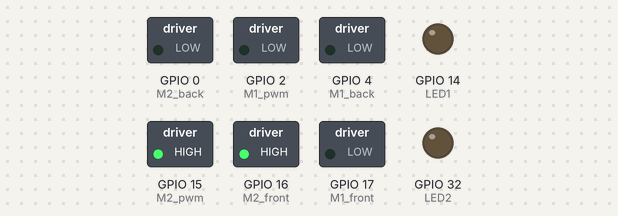
A sketch run on a simulated ESP32. Parts: switched loads named in the sketch (green lamp = pin HIGH), output pins drawn as LEDs (lit = HIGH). Nothing arrives over Bluetooth unless stated; what the sketch prints to the serial monitor is not drawn.

Above: at 0.05 s.
At 5.05 s:
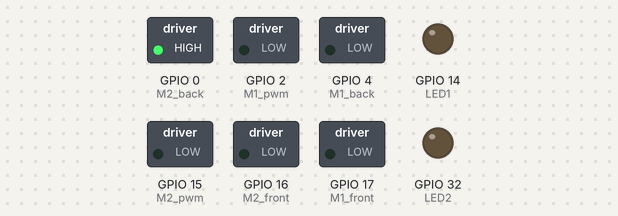
At 8.45 s:
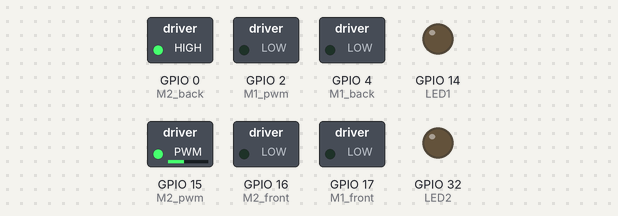
At 16.95 s:
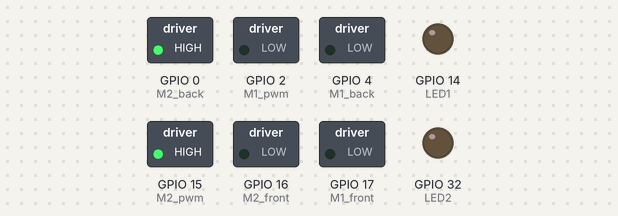
Timing chart, 0 to 22.1 s (numbered marks = the images above):
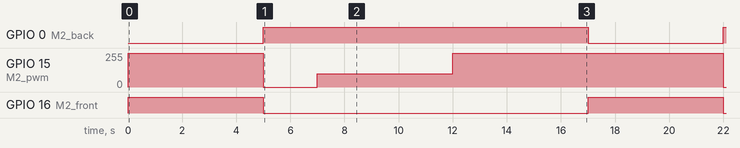

Measured:
- by itself, GPIO 0 (M2_back): alternates HIGH for 12.0 s and LOW for 5.0 s
- by itself, GPIO 15 (M2_pwm): repeats every 17.0 s: 0/255 2.0 s, 100/255 5.0 s, 255/255 10.0 s
- by itself, GPIO 16 (M2_front): alternates HIGH for 5.0 s and LOW for 12.0 s

The sketch:

BL_Car_Motor2_Test.ino.ino
```cpp
#include "BluetoothSerial.h"
BluetoothSerial SerialBT;
int LED1 = 14, LED2 = 32;
int M1_front = 17, M1_back = 4, M1_pwm = 2;
int M2_front = 16, M2_back = 0, M2_pwm = 15;

void setup() {
  Serial.begin(9600);
  SerialBT.begin("Bluetooth RC Car");
  Serial.print("BT Started!");
  ledcSetup(0, 1000, 8);
  ledcAttachPin(M1_pwm, 0);
  ledcSetup(1, 1000, 8);
  ledcAttachPin(M2_pwm, 1);
  pinMode(LED1, OUTPUT);
  pinMode(LED2, OUTPUT);
  pinMode(M1_front, OUTPUT);
  pinMode(M1_back, OUTPUT);
  pinMode(M2_front, OUTPUT);
  pinMode(M2_back, OUTPUT);
}

void loop() {
  motor2(255); delay(5000);
  motor2(0); delay(2000);
  motor2(-100); delay(5000);
  motor2(-255); delay(5000);
}

void motor2(int a) {
  if (a > 0) {
    digitalWrite(M2_front, 1);
    digitalWrite(M2_back, 0);
  } else {
    a = -a;
    digitalWrite(M2_front, 0);
    digitalWrite(M2_back, 1);
  }
  ledcWrite(1, a);
}
```
